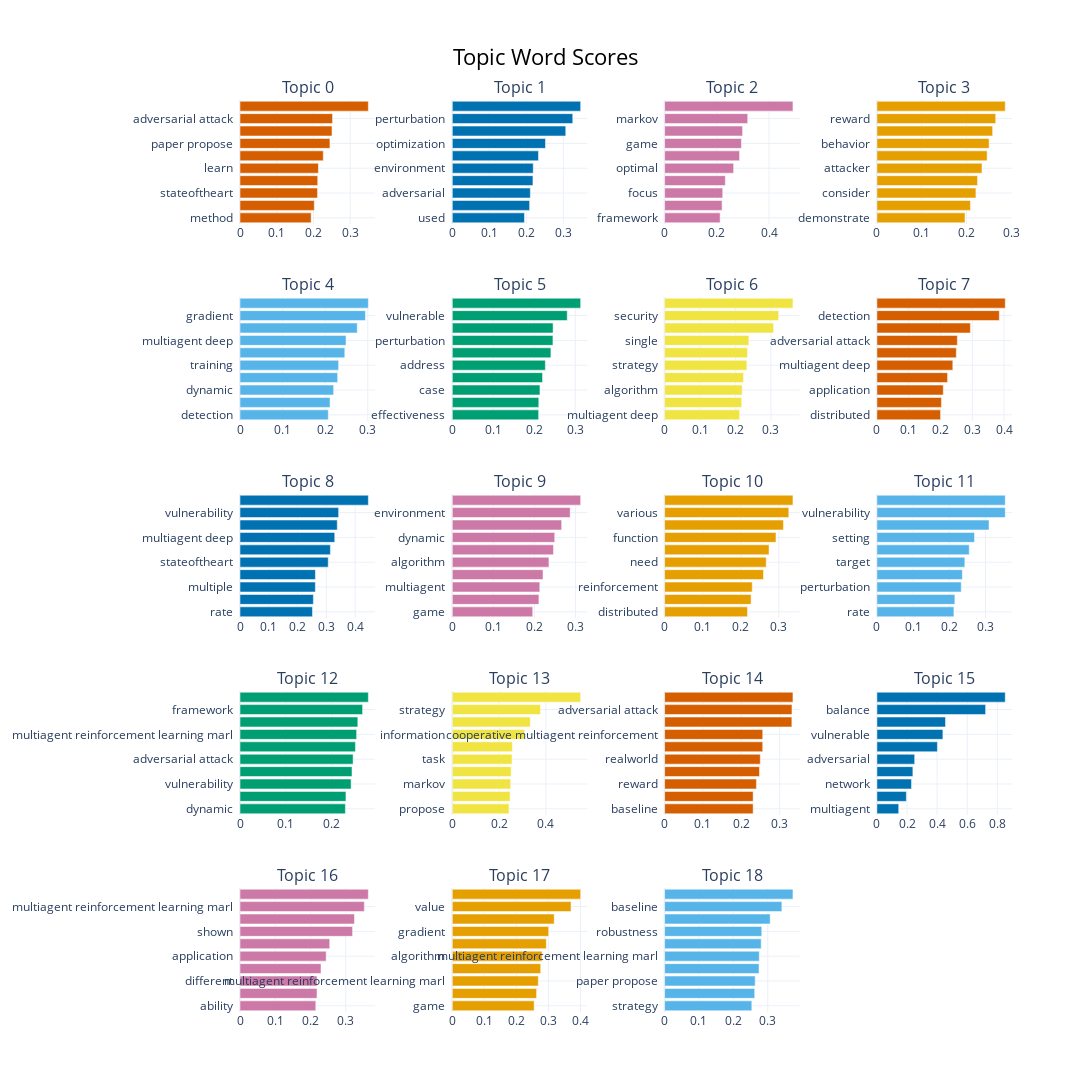

The code cell stored with this chart in its notebook:
### Code cell
topic_model.visualize_barchart(top_n_topics=20, n_words=10, width=300)

### Figure 1 — Plotly figure (JSON) as saved in the notebook; plotly's stock layout.template omitted (floating-point values rounded to 4 significant figures)
{"data": [{"marker": {"color": "#D55E00"}, "orientation": "h", "type": "bar", "x": [0.1937, 0.2023, 0.2111, 0.2117, 0.2135, 0.2268, 0.2448, 0.2505, 0.252, 0.3494], "xaxis": "x", "y": ["method  ", "multiagent reinforcement learning marl  ", "stateoftheart  ", "robust  ", "learn  ", "recent  ", "paper propose  ", "baseline  ", "adversarial attack  ", "team  "], "yaxis": "y"}, {"marker": {"color": "#0072B2"}, "orientation": "h", "type": "bar", "x": [0.1949, 0.2088, 0.2107, 0.2177, 0.2186, 0.2327, 0.2516, 0.3063, 0.3253, 0.3466], "xaxis": "x2", "y": ["used  ", "reinforcement  ", "adversarial  ", "training  ", "environment  ", "setting  ", "optimization  ", "function  ", "perturbation  ", "game  "], "yaxis": "y2"}, {"marker": {"color": "#CC79A7"}, "orientation": "h", "type": "bar", "x": [0.2128, 0.2202, 0.2226, 0.2327, 0.2645, 0.287, 0.2943, 0.2987, 0.3184, 0.4917], "xaxis": "x3", "y": ["framework  ", "target  ", "focus  ", "ability  ", "optimal  ", "adversary  ", "game  ", "dynamic  ", "markov  ", "defense  "], "yaxis": "y3"}, {"marker": {"color": "#E69F00"}, "orientation": "h", "type": "bar", "x": [0.1967, 0.2088, 0.2211, 0.2247, 0.2347, 0.2461, 0.2505, 0.2584, 0.2653, 0.2866], "xaxis": "x4", "y": ["demonstrate  ", "research  ", "consider  ", "cooperative multiagent  ", "attacker  ", "target  ", "behavior  ", "lead  ", "reward  ", "setting  "], "yaxis": "y4"}, {"marker": {"color": "#56B4E9"}, "orientation": "h", "type": "bar", "x": [0.2073, 0.2114, 0.2199, 0.2292, 0.2315, 0.246, 0.249, 0.2754, 0.2946, 0.3013], "xaxis": "x5", "y": ["detection  ", "algorithm  ", "dynamic  ", "process  ", "training  ", "different  ", "multiagent deep  ", "control  ", "gradient  ", "experimental result  "], "yaxis": "y5"}, {"marker": {"color": "#009E73"}, "orientation": "h", "type": "bar", "x": [0.2106, 0.211, 0.2138, 0.2202, 0.227, 0.2405, 0.2455, 0.2458, 0.2804, 0.3131], "xaxis": "x6", "y": ["effectiveness  ", "cooperative  ", "case  ", "propose  ", "address  ", "observation  ", "perturbation  ", "robustness  ", "vulnerable  ", "realworld  "], "yaxis": "y6"}, {"marker": {"color": "#F0E442"}, "orientation": "h", "type": "bar", "x": [0.2118, 0.2176, 0.2189, 0.2226, 0.2321, 0.2341, 0.2379, 0.3076, 0.322, 0.3623], "xaxis": "x7", "y": ["multiagent deep  ", "need  ", "algorithm  ", "maximize  ", "strategy  ", "experimental result  ", "single  ", "distributed  ", "security  ", "rate  "], "yaxis": "y7"}, {"marker": {"color": "#D55E00"}, "orientation": "h", "type": "bar", "x": [0.2002, 0.2029, 0.2088, 0.2223, 0.2388, 0.2498, 0.253, 0.2941, 0.385, 0.4037], "xaxis": "x8", "y": ["distributed  ", "focus  ", "application  ", "new  ", "multiagent deep  ", "reward  ", "adversarial attack  ", "reduce  ", "detection  ", "data  "], "yaxis": "y8"}, {"marker": {"color": "#0072B2"}, "orientation": "h", "type": "bar", "x": [0.2518, 0.255, 0.2618, 0.262, 0.3065, 0.3141, 0.3292, 0.338, 0.3427, 0.4459], "xaxis": "x9", "y": ["rate  ", "gradient  ", "multiple  ", "finally  ", "stateoftheart  ", "reduce  ", "multiagent deep  ", "distributed  ", "vulnerability  ", "control  "], "yaxis": "y9"}, {"marker": {"color": "#CC79A7"}, "orientation": "h", "type": "bar", "x": [0.196, 0.211, 0.2131, 0.221, 0.2354, 0.2465, 0.2496, 0.2664, 0.2872, 0.3127], "xaxis": "x10", "y": ["game  ", "propose  ", "multiagent  ", "application  ", "algorithm  ", "realworld  ", "dynamic  ", "adversarial  ", "environment  ", "effectiveness  "], "yaxis": "y10"}, {"marker": {"color": "#E69F00"}, "orientation": "h", "type": "bar", "x": [0.2177, 0.2271, 0.2302, 0.2597, 0.2668, 0.2742, 0.2925, 0.3121, 0.3262, 0.3371], "xaxis": "x11", "y": ["distributed  ", "application  ", "reinforcement  ", "cooperative multiagent reinforcement learning  ", "need  ", "propose  ", "function  ", "detection  ", "various  ", "adversarial attack  "], "yaxis": "y11"}, {"marker": {"color": "#56B4E9"}, "orientation": "h", "type": "bar", "x": [0.2127, 0.2154, 0.233, 0.2361, 0.2429, 0.2551, 0.2697, 0.3097, 0.3546, 0.3546], "xaxis": "x12", "y": ["rate  ", "recent  ", "perturbation  ", "training  ", "target  ", "lead  ", "setting  ", "adversarial  ", "vulnerability  ", "stateoftheart  "], "yaxis": "y12"}, {"marker": {"color": "#009E73"}, "orientation": "h", "type": "bar", "x": [0.2295, 0.2307, 0.242, 0.2439, 0.2463, 0.2514, 0.254, 0.2566, 0.267, 0.2795], "xaxis": "x13", "y": ["dynamic  ", "reward  ", "vulnerability  ", "algorithm  ", "adversarial attack  ", "perturbation  ", "multiagent reinforcement learning marl  ", "demonstrate  ", "framework  ", "state  "], "yaxis": "y13"}, {"marker": {"color": "#F0E442"}, "orientation": "h", "type": "bar", "x": [0.2424, 0.2472, 0.2496, 0.2517, 0.2555, 0.2571, 0.3092, 0.3336, 0.3774, 0.549], "xaxis": "x14", "y": ["propose  ", "aim  ", "markov  ", "algorithm  ", "task  ", "setting  ", "information  ", "finally  ", "strategy  ", "team  "], "yaxis": "y14"}, {"marker": {"color": "#D55E00"}, "orientation": "h", "type": "bar", "x": [0.2307, 0.2307, 0.2393, 0.2473, 0.2494, 0.2558, 0.2558, 0.3317, 0.3319, 0.3345], "xaxis": "x15", "y": ["baseline  ", "experimental result  ", "reward  ", "lead  ", "realworld  ", "address  ", "cooperative multiagent reinforcement  ", "single  ", "adversarial attack  ", "objective  "], "yaxis": "y15"}, {"marker": {"color": "#0072B2"}, "orientation": "h", "type": "bar", "x": [0.1449, 0.1956, 0.2297, 0.2389, 0.2509, 0.4019, 0.4383, 0.4557, 0.7221, 0.8525], "xaxis": "x16", "y": ["multiagent  ", "method  ", "network  ", "reinforcement learning  ", "adversarial  ", "used  ", "vulnerable  ", "framework  ", "balance  ", "data  "], "yaxis": "y16"}, {"marker": {"color": "#CC79A7"}, "orientation": "h", "type": "bar", "x": [0.2152, 0.2186, 0.2186, 0.2299, 0.2446, 0.2546, 0.3195, 0.3249, 0.353, 0.3643], "xaxis": "x17", "y": ["ability  ", "baseline  ", "different  ", "strategy  ", "application  ", "maximize  ", "shown  ", "attacker  ", "multiagent reinforcement learning marl  ", "target  "], "yaxis": "y17"}, {"marker": {"color": "#E69F00"}, "orientation": "h", "type": "bar", "x": [0.2555, 0.263, 0.2684, 0.2758, 0.2802, 0.2934, 0.3008, 0.3179, 0.3705, 0.4005], "xaxis": "x18", "y": ["game  ", "application  ", "multiagent reinforcement learning marl  ", "malicious  ", "algorithm  ", "realworld  ", "gradient  ", "robustness  ", "value  ", "markov  "], "yaxis": "y18"}, {"marker": {"color": "#56B4E9"}, "orientation": "h", "type": "bar", "x": [0.2536, 0.262, 0.2634, 0.2746, 0.2753, 0.2809, 0.2825, 0.307, 0.341, 0.3732], "xaxis": "x19", "y": ["strategy  ", "training  ", "paper propose  ", "need  ", "multiagent reinforcement learning marl  ", "maximize  ", "robustness  ", "framework  ", "baseline  ", "threat  "], "yaxis": "y19"}], "layout": {"annotations": [{"font": {"size": 16}, "showarrow": false, "text": "Topic 0", "x": 0.0875, "xanchor": "center", "xref": "paper", "y": 1.0, "yanchor": "bottom", "yref": "paper"}, {"font": {"size": 16}, "showarrow": false, "text": "Topic 1", "x": 0.3625, "xanchor": "center", "xref": "paper", "y": 1.0, "yanchor": "bottom", "yref": "paper"}, {"font": {"size": 16}, "showarrow": false, "text": "Topic 2", "x": 0.6375, "xanchor": "center", "xref": "paper", "y": 1.0, "yanchor": "bottom", "yref": "paper"}, {"font": {"size": 16}, "showarrow": false, "text": "Topic 3", "x": 0.9125, "xanchor": "center", "xref": "paper", "y": 1.0, "yanchor": "bottom", "yref": "paper"}, {"font": {"size": 16}, "showarrow": false, "text": "Topic 4", "x": 0.0875, "xanchor": "center", "xref": "paper", "y": 0.784, "yanchor": "bottom", "yref": "paper"}, {"font": {"size": 16}, "showarrow": false, "text": "Topic 5", "x": 0.3625, "xanchor": "center", "xref": "paper", "y": 0.784, "yanchor": "bottom", "yref": "paper"}, {"font": {"size": 16}, "showarrow": false, "text": "Topic 6", "x": 0.6375, "xanchor": "center", "xref": "paper", "y": 0.784, "yanchor": "bottom", "yref": "paper"}, {"font": {"size": 16}, "showarrow": false, "text": "Topic 7", "x": 0.9125, "xanchor": "center", "xref": "paper", "y": 0.784, "yanchor": "bottom", "yref": "paper"}, {"font": {"size": 16}, "showarrow": false, "text": "Topic 8", "x": 0.0875, "xanchor": "center", "xref": "paper", "y": 0.568, "yanchor": "bottom", "yref": "paper"}, {"font": {"size": 16}, "showarrow": false, "text": "Topic 9", "x": 0.3625, "xanchor": "center", "xref": "paper", "y": 0.568, "yanchor": "bottom", "yref": "paper"}, {"font": {"size": 16}, "showarrow": false, "text": "Topic 10", "x": 0.6375, "xanchor": "center", "xref": "paper", "y": 0.568, "yanchor": "bottom", "yref": "paper"}, {"font": {"size": 16}, "showarrow": false, "text": "Topic 11", "x": 0.9125, "xanchor": "center", "xref": "paper", "y": 0.568, "yanchor": "bottom", "yref": "paper"}, {"font": {"size": 16}, "showarrow": false, "text": "Topic 12", "x": 0.0875, "xanchor": "center", "xref": "paper", "y": 0.352, "yanchor": "bottom", "yref": "paper"}, {"font": {"size": 16}, "showarrow": false, "text": "Topic 13", "x": 0.3625, "xanchor": "center", "xref": "paper", "y": 0.352, "yanchor": "bottom", "yref": "paper"}, {"font": {"size": 16}, "showarrow": false, "text": "Topic 14", "x": 0.6375, "xanchor": "center", "xref": "paper", "y": 0.352, "yanchor": "bottom", "yref": "paper"}, {"font": {"size": 16}, "showarrow": false, "text": "Topic 15", "x": 0.9125, "xanchor": "center", "xref": "paper", "y": 0.352, "yanchor": "bottom", "yref": "paper"}, {"font": {"size": 16}, "showarrow": false, "text": "Topic 16", "x": 0.0875, "xanchor": "center", "xref": "paper", "y": 0.136, "yanchor": "bottom", "yref": "paper"}, {"font": {"size": 16}, "showarrow": false, "text": "Topic 17", "x": 0.3625, "xanchor": "center", "xref": "paper", "y": 0.136, "yanchor": "bottom", "yref": "paper"}, {"font": {"size": 16}, "showarrow": false, "text": "Topic 18", "x": 0.6375, "xanchor": "center", "xref": "paper", "y": 0.136, "yanchor": "bottom", "yref": "paper"}], "height": 1250, "hoverlabel": {"bgcolor": "white", "font": {"family": "Rockwell", "size": 16}}, "showlegend": false, "title": {"font": {"color": "Black", "size": 22}, "text": "Topic Word Scores", "x": 0.5, "xanchor": "center", "yanchor": "top"}, "width": 1200, "xaxis": {"anchor": "y", "domain": [0, 0.175], "showgrid": true}, "xaxis10": {"anchor": "y10", "domain": [0.275, 0.45], "showgrid": true}, "xaxis11": {"anchor": "y11", "domain": [0.55, 0.725], "showgrid": true}, "xaxis12": {"anchor": "y12", "domain": [0.825, 1], "showgrid": true}, "xaxis13": {"anchor": "y13", "domain": [0, 0.175], "showgrid": true}, "xaxis14": {"anchor": "y14", "domain": [0.275, 0.45], "showgrid": true}, "xaxis15": {"anchor": "y15", "domain": [0.55, 0.725], "showgrid": true}, "xaxis16": {"anchor": "y16", "domain": [0.825, 1], "showgrid": true}, "xaxis17": {"anchor": "y17", "domain": [0, 0.175], "showgrid": true}, "xaxis18": {"anchor": "y18", "domain": [0.275, 0.45], "showgrid": true}, "xaxis19": {"anchor": "y19", "domain": [0.55, 0.725], "showgrid": true}, "xaxis2": {"anchor": "y2", "domain": [0.275, 0.45], "showgrid": true}, "xaxis20": {"anchor": "y20", "domain": [0.825, 1], "showgrid": true}, "xaxis3": {"anchor": "y3", "domain": [0.55, 0.725], "showgrid": true}, "xaxis4": {"anchor": "y4", "domain": [0.825, 1], "showgrid": true}, "xaxis5": {"anchor": "y5", "domain": [0, 0.175], "showgrid": true}, "xaxis6": {"anchor": "y6", "domain": [0.275, 0.45], "showgrid": true}, "xaxis7": {"anchor": "y7", "domain": [0.55, 0.725], "showgrid": true}, "xaxis8": {"anchor": "y8", "domain": [0.825, 1], "showgrid": true}, "xaxis9": {"anchor": "y9", "domain": [0, 0.175], "showgrid": true}, "yaxis": {"anchor": "x", "domain": [0.864, 1.0], "showgrid": true}, "yaxis10": {"anchor": "x10", "domain": [0.432, 0.568], "showgrid": true}, "yaxis11": {"anchor": "x11", "domain": [0.432, 0.568], "showgrid": true}, "yaxis12": {"anchor": "x12", "domain": [0.432, 0.568], "showgrid": true}, "yaxis13": {"anchor": "x13", "domain": [0.216, 0.352], "showgrid": true}, "yaxis14": {"anchor": "x14", "domain": [0.216, 0.352], "showgrid": true}, "yaxis15": {"anchor": "x15", "domain": [0.216, 0.352], "showgrid": true}, "yaxis16": {"anchor": "x16", "domain": [0.216, 0.352], "showgrid": true}, "yaxis17": {"anchor": "x17", "domain": [0, 0.136], "showgrid": true}, "yaxis18": {"anchor": "x18", "domain": [0, 0.136], "showgrid": true}, "yaxis19": {"anchor": "x19", "domain": [0, 0.136], "showgrid": true}, "yaxis2": {"anchor": "x2", "domain": [0.864, 1.0], "showgrid": true}, "yaxis20": {"anchor": "x20", "domain": [0, 0.136], "showgrid": true}, "yaxis3": {"anchor": "x3", "domain": [0.864, 1.0], "showgrid": true}, "yaxis4": {"anchor": "x4", "domain": [0.864, 1.0], "showgrid": true}, "yaxis5": {"anchor": "x5", "domain": [0.648, 0.784], "showgrid": true}, "yaxis6": {"anchor": "x6", "domain": [0.648, 0.784], "showgrid": true}, "yaxis7": {"anchor": "x7", "domain": [0.648, 0.784], "showgrid": true}, "yaxis8": {"anchor": "x8", "domain": [0.648, 0.784], "showgrid": true}, "yaxis9": {"anchor": "x9", "domain": [0.432, 0.568], "showgrid": true}}}
